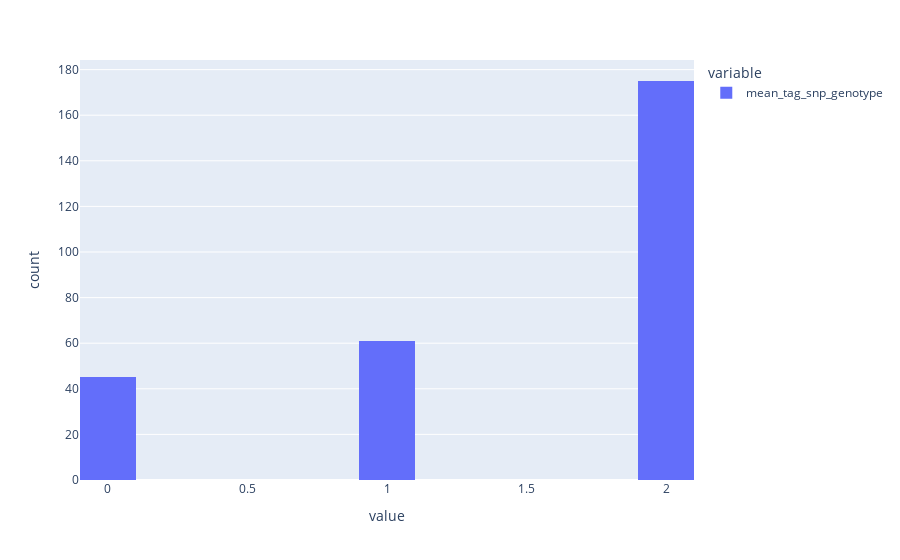

Here is the notebook cell this chart was saved with:
### Code cell
kt_df_2la["mean_tag_snp_genotype"].hist(backend="plotly")

### Figure 1 — Plotly figure (JSON) as saved in the notebook; plotly's stock layout.template omitted (floating-point values rounded to 4 significant figures; data arrays with more than 128 entries replaced by an {"elided": "..."} marker saying what was removed)
{"data": [{"alignmentgroup": "True", "bingroup": "x", "hovertemplate": "variable=mean_tag_snp_genotype<br>value=%{x}<br>count=%{y}<extra></extra>", "legendgroup": "mean_tag_snp_genotype", "marker": {"color": "#636efa", "pattern": {"shape": ""}}, "name": "mean_tag_snp_genotype", "offsetgroup": "mean_tag_snp_genotype", "orientation": "v", "showlegend": true, "type": "histogram", "x": {"elided": "281 float values"}, "xaxis": "x", "yaxis": "y"}], "layout": {"autosize": true, "barmode": "relative", "legend": {"title": {"text": "variable"}, "tracegroupgap": 0}, "margin": {"t": 60}, "xaxis": {"anchor": "y", "autorange": true, "domain": [0, 1], "range": [-0.1, 2.1], "title": {"text": "value"}, "type": "linear"}, "yaxis": {"anchor": "x", "autorange": true, "domain": [0, 1], "range": [0, 184.2], "title": {"text": "count"}}}}
